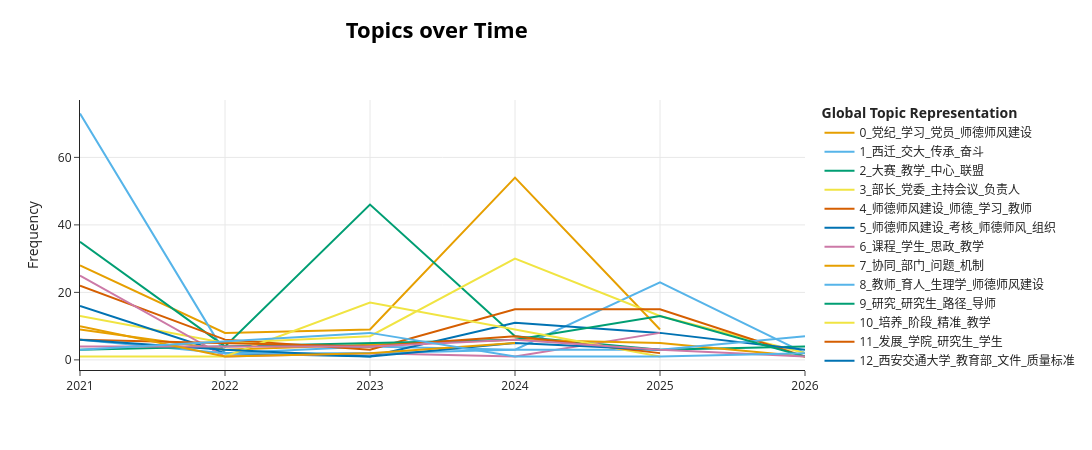

Source (notebook cell):
### Code cell
topics_over_time=topic_model.topics_over_time(docs,timestamps,global_tuning=False, evolution_tuning=False) # global_tuning=False, evolution_tuning=False
topic_model.visualize_topics_over_time(topics_over_time)

### Figure 1 — Plotly figure (JSON) as saved in the notebook; plotly's stock layout.template omitted (floating-point values rounded to 4 significant figures)
{"data": [{"hoverinfo": "text", "hovertext": ["<b>Topic 0</b><br>Words: 师德, 挖掘, 模范, 学习, 师德师风建设", "<b>Topic 0</b><br>Words: 党支部, 师德师风建设, 文化, 思政课, 多措", "<b>Topic 0</b><br>Words: 底线, 师德师风, 守住, 师德师风建设, 引领", "<b>Topic 0</b><br>Words: 党纪, 学习, 党员, 党的纪律, 教育", "<b>Topic 0</b><br>Words: 政治, 引领, 确保, 发挥, 选树"], "marker": {"color": "#E69F00"}, "mode": "lines", "name": "0_党纪_学习_党员_师德师风建设", "x": [2021, 2022, 2023, 2024, 2025], "y": [28, 8, 9, 54, 9], "type": "scatter"}, {"hoverinfo": "text", "hovertext": ["<b>Topic 1</b><br>Words: 交大, 科研, 奋斗, 同学, 国家", "<b>Topic 1</b><br>Words: 文化, 大学, 永续, 强校, 灵魂", "<b>Topic 1</b><br>Words: 爱生, 敬业, 为人师表, 大师, 爱校", "<b>Topic 1</b><br>Words: 传承, f10, 办公, 地点, 英楼", "<b>Topic 1</b><br>Words: 西迁, 新教, 报国, 学校, 校园", "<b>Topic 1</b><br>Words: 西迁, 不折不扣, 倡议, 将赓续, 使命"], "marker": {"color": "#56B4E9"}, "mode": "lines", "name": "1_西迁_交大_传承_奋斗", "x": [2021, 2022, 2023, 2024, 2025, 2026], "y": [73, 2, 4, 3, 23, 2], "type": "scatter"}, {"hoverinfo": "text", "hovertext": ["<b>Topic 2</b><br>Words: 大赛, 第二届, 创新, 首届, 赛事", "<b>Topic 2</b><br>Words: 名师, 中心, 促发展, 到场, 群策群力", "<b>Topic 2</b><br>Words: 教学, 联盟, 中心, 发展, 榆林", "<b>Topic 2</b><br>Words: 就业, 创业, 帮扶, 毕业生, 深度", "<b>Topic 2</b><br>Words: 学校, 新教, 公管, 期待, 督导组", "<b>Topic 2</b><br>Words: 理工大学, 西北, 陕西, 西部, 名师"], "marker": {"color": "#009E73"}, "mode": "lines", "name": "2_大赛_教学_中心_联盟", "x": [2021, 2022, 2023, 2024, 2025, 2026], "y": [35, 4, 46, 7, 3, 4], "type": "scatter"}, {"hoverinfo": "text", "hovertext": ["<b>Topic 3</b><br>Words: 常委, 党委, 负责人, 主持会议, 职能部门", "<b>Topic 3</b><br>Words: 部长, 党支部, 宣传部, 机关, 人力资源部", "<b>Topic 3</b><br>Words: 仪式, 主任, 开班, 教务处, 教工", "<b>Topic 3</b><br>Words: 部长, 助理, 教授, 学院, 特聘", "<b>Topic 3</b><br>Words: 项目, 第二批, 党委, 首批, 部长", "<b>Topic 3</b><br>Words: 理工大学, 陕西, 汉中, 名教, 王磊"], "marker": {"color": "#F0E442"}, "mode": "lines", "name": "3_部长_党委_主持会议_负责人", "x": [2021, 2022, 2023, 2024, 2025, 2026], "y": [13, 5, 7, 30, 13, 2], "type": "scatter"}, {"hoverinfo": "text", "hovertext": ["<b>Topic 4</b><br>Words: 意见, 师德, 师德师风建设, 指导, 改革", "<b>Topic 4</b><br>Words: 重视, 到位, 适应, 中国人民大学, 考察", "<b>Topic 4</b><br>Words: 行为准则, 职业, 党员, 党和人民, 争当", "<b>Topic 4</b><br>Words: 宣传, 摆在, 介绍, 学习, 教师", "<b>Topic 4</b><br>Words: 研究, 问题, 聚焦, 突出, 三点", "<b>Topic 4</b><br>Words: 第二类, 四位一体, 成功, 入选, 展示"], "marker": {"color": "#D55E00"}, "mode": "lines", "name": "4_师德师风建设_师德_学习_教师", "x": [2021, 2022, 2023, 2024, 2025, 2026], "y": [22, 6, 3, 15, 15, 1], "type": "scatter"}, {"hoverinfo": "text", "hovertext": ["<b>Topic 5</b><br>Words: 师德师风, 考核, 学院, 组织, 师德师风建设", "<b>Topic 5</b><br>Words: 党建, 文化, 充分发挥, 十四五, 找到", "<b>Topic 5</b><br>Words: 虚实, 组织, 夯实, 建设, 基础", "<b>Topic 5</b><br>Words: 负责, 单位, 文件, 师德师风, 协助", "<b>Topic 5</b><br>Words: 监督, 全员, 师德师风建设, 专题会议, 考核", "<b>Topic 5</b><br>Words: 三级, 联动, 长效机制, 师德师风建设, 实施办法"], "marker": {"color": "#0072B2"}, "mode": "lines", "name": "5_师德师风建设_考核_师德师风_组织", "x": [2021, 2022, 2023, 2024, 2025, 2026], "y": [16, 2, 1, 11, 8, 3], "type": "scatter"}, {"hoverinfo": "text", "hovertext": ["<b>Topic 6</b><br>Words: 课程, 学生, 思政, 线下, 讨论", "<b>Topic 6</b><br>Words: 本质, 入手, 体会, 过程, 分享", "<b>Topic 6</b><br>Words: 覆盖, 课程, 重要一环, 思政全, 参访", "<b>Topic 6</b><br>Words: 前行, 灯塔, 一座, 指引, 树立", "<b>Topic 6</b><br>Words: 教学, 张蓉, 课堂, 试讲, 常见问题"], "marker": {"color": "#CC79A7"}, "mode": "lines", "name": "6_课程_学生_思政_教学", "x": [2021, 2022, 2023, 2024, 2025], "y": [25, 1, 2, 1, 8], "type": "scatter"}, {"hoverinfo": "text", "hovertext": ["<b>Topic 7</b><br>Words: 查摆, 阶段, 切实, 问题, 基础", "<b>Topic 7</b><br>Words: 共建, 业务, 党建, 融合, 合力", "<b>Topic 7</b><br>Words: 协同, 做好, 分工, 督办, 跟踪", "<b>Topic 7</b><br>Words: 责任, 问题, 机制, 台账, 排查", "<b>Topic 7</b><br>Words: 部门, 齐抓共管, 壁垒, 共享, 打破"], "marker": {"color": "#E69F00"}, "mode": "lines", "name": "7_协同_部门_问题_机制", "x": [2021, 2022, 2024, 2025, 2026], "y": [9, 3, 6, 5, 1], "type": "scatter"}, {"hoverinfo": "text", "hovertext": ["<b>Topic 8</b><br>Words: 学史, 教育, 医用, 实验, 这份", "<b>Topic 8</b><br>Words: 教书育人, 心怀, 性质, 全局, 言为士", "<b>Topic 8</b><br>Words: 关乎, 意识, 统一, 职业, 提高", "<b>Topic 8</b><br>Words: 为功, 久久, 从细处, 发力, 实处", "<b>Topic 8</b><br>Words: 思政, 为国, 育才, 教书育人, 课程", "<b>Topic 8</b><br>Words: 生理学, 育人, 病理, 以德, 培训"], "marker": {"color": "#56B4E9"}, "mode": "lines", "name": "8_教师_育人_生理学_师德师风建设", "x": [2021, 2022, 2023, 2024, 2025, 2026], "y": [6, 2, 2, 3, 3, 7], "type": "scatter"}, {"hoverinfo": "text", "hovertext": ["<b>Topic 9</b><br>Words: 院长, 示范, 刘明, 力学, 新华", "<b>Topic 9</b><br>Words: 研究生, 导师, 人工智能, 导学, 李杰", "<b>Topic 9</b><br>Words: 研究, 路径, 项目, 研究成果, 结项", "<b>Topic 9</b><br>Words: 约束, 考核, 四方面, 大水, 精神面貌"], "marker": {"color": "#009E73"}, "mode": "lines", "name": "9_研究_研究生_路径_导师", "x": [2021, 2024, 2025, 2026], "y": [3, 6, 13, 1], "type": "scatter"}, {"hoverinfo": "text", "hovertext": ["<b>Topic 10</b><br>Words: 涵育, 网络, 专题, 能力, 提升", "<b>Topic 10</b><br>Words: 青少年, 接续, 不同, 针对性, 政治", "<b>Topic 10</b><br>Words: 培养, 精准, 定制, 阶段, 教学", "<b>Topic 10</b><br>Words: 混合式, 上线, 网络, 素养, 面向"], "marker": {"color": "#F0E442"}, "mode": "lines", "name": "10_培养_阶段_精准_教学", "x": [2021, 2022, 2023, 2025], "y": [1, 1, 17, 1], "type": "scatter"}, {"hoverinfo": "text", "hovertext": ["<b>Topic 11</b><br>Words: 学院, 新进, 建设, 谈到, 关键", "<b>Topic 11</b><br>Words: 培养, 汇报, 学术, 学生, 发展", "<b>Topic 11</b><br>Words: 研究生, 导师, 人才培养, 发展, 学院", "<b>Topic 11</b><br>Words: 寻迹, 人力资源部, 工作部, 服务水平, 护航"], "marker": {"color": "#D55E00"}, "mode": "lines", "name": "11_发展_学院_研究生_学生", "x": [2021, 2023, 2024, 2025], "y": [6, 4, 7, 2], "type": "scatter"}, {"hoverinfo": "text", "hovertext": ["<b>Topic 12</b><br>Words: 改革, 高校教师, 教育部, 一项, 共同", "<b>Topic 12</b><br>Words: 中国人民大学, 考察, 重要讲话, 高宏作, 部长", "<b>Topic 12</b><br>Words: 十项准则, 教师职业, 幼儿园, 中小学, 新形势下", "<b>Topic 12</b><br>Words: 西安交通大学, 质量标准, 文件, 政治, 党建", "<b>Topic 12</b><br>Words: 教职工, 制度, 入口关, 专员办, 从业"], "marker": {"color": "#0072B2"}, "mode": "lines", "name": "12_西安交通大学_教育部_文件_质量标准", "x": [2021, 2022, 2023, 2024, 2025], "y": [6, 3, 1, 5, 3], "type": "scatter"}, {"hoverinfo": "text", "hovertext": ["<b>Topic 13</b><br>Words: 科技, 面向, 战略, 创新, 国家", "<b>Topic 13</b><br>Words: 强国, 强教, 二十大, 人才, 科技", "<b>Topic 13</b><br>Words: 服务, 医疗, 提高, 人民, 今后", "<b>Topic 13</b><br>Words: 高素质, 精湛, 充满活力, 一支, 高尚", "<b>Topic 13</b><br>Words: 强国, 专业化, 力量, 为国, 高素质"], "marker": {"color": "#CC79A7"}, "mode": "lines", "name": "13_强国_科技_服务_面向", "x": [2021, 2023, 2024, 2025, 2026], "y": [4, 4, 6, 3, 1], "type": "scatter"}, {"hoverinfo": "text", "hovertext": ["<b>Topic 14</b><br>Words: 师德为, 孔子, 虽令, 欲知, 其身正", "<b>Topic 14</b><br>Words: 张萍, , , , ", "<b>Topic 14</b><br>Words: 案例, 创新, , , ", "<b>Topic 14</b><br>Words: 领导, 常榕, 您好, 老师, "], "marker": {"color": "#E69F00"}, "mode": "lines", "name": "14_领导_其身_大道_常榕", "x": [2021, 2022, 2023, 2024], "y": [10, 1, 2, 5], "type": "scatter"}, {"hoverinfo": "text", "hovertext": ["<b>Topic 15</b><br>Words: 带动, 个人, 一流, 提升, 水平", "<b>Topic 15</b><br>Words: 教学, 培训, 名师, 转型, 数字化", "<b>Topic 15</b><br>Words: 培育, 从以, 教学, 高洋, 后备", "<b>Topic 15</b><br>Words: 沙龙, 学术, 青年教师, 传帮带, 碰撞", "<b>Topic 15</b><br>Words: 数字, 本次, 行政部门, 收录, 九大"], "marker": {"color": "#56B4E9"}, "mode": "lines", "name": "15_教学_培训_教师_名师", "x": [2021, 2023, 2024, 2025, 2026], "y": [3, 8, 1, 1, 2], "type": "scatter"}], "layout": {"xaxis": {"showgrid": true}, "yaxis": {"showgrid": true, "title": {"text": "Frequency"}}, "title": {"font": {"size": 22, "color": "Black"}, "text": "<b>Topics over Time</b>", "y": 0.95, "x": 0.4, "xanchor": "center", "yanchor": "top"}, "hoverlabel": {"font": {"size": 16, "family": "Rockwell"}, "bgcolor": "white"}, "width": 1250, "height": 450, "legend": {"title": {"text": "<b>Global Topic Representation"}}}}
